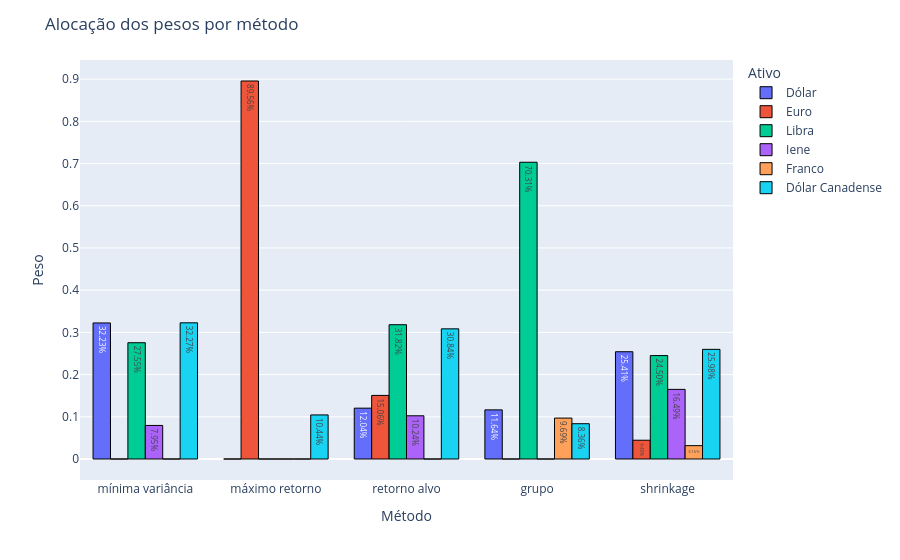

The notebook cell saved with this chart:
### Code cell
import plotly.express as px
import pandas as pd

weights_df = pd.DataFrame({
    "mínima variância": w_minvar.value, 
    "máximo retorno": w_maxret.value,
    "retorno alvo": w_tarret.value,
    "grupo": w_group.value,
    "shrinkage": w_shrink.value,
}, index=assets)

long_df = weights_df.reset_index().melt(
    id_vars=weights_df.index.name or "index",
    var_name="método",
    value_name="peso"
)

long_df = long_df.rename(columns={weights_df.index.name or "index": "ativo"})

fig = px.bar(
    long_df,
    x="método",
    y="peso",
    color="ativo",
    barmode="group",
    text_auto=".2%"
)

fig.update_layout(
    title="Alocação dos pesos por método",
    xaxis_title="Método",
    yaxis_title="Peso",
    legend_title="Ativo"
)

fig.update_traces(
    cliponaxis=False,
    marker_line_color='black',
    marker_line_width=1
)
fig.show()

### Figure 1 — Plotly figure (JSON) as saved in the notebook; plotly's stock layout.template omitted (floating-point values rounded to 4 significant figures)
{"data": [{"alignmentgroup": "True", "cliponaxis": false, "hovertemplate": "ativo=Dólar<br>método=%{x}<br>peso=%{y}<extra></extra>", "legendgroup": "Dólar", "marker": {"color": "#636efa", "line": {"color": "black", "width": 1}, "pattern": {"shape": ""}}, "name": "Dólar", "offsetgroup": "Dólar", "orientation": "v", "showlegend": true, "textposition": "auto", "texttemplate": "%{y:.2%}", "type": "bar", "x": ["mínima variância", "máximo retorno", "retorno alvo", "grupo", "shrinkage"], "xaxis": "x", "y": [0.3223, 4.817e-07, 0.1204, 0.1164, 0.2541], "yaxis": "y"}, {"alignmentgroup": "True", "cliponaxis": false, "hovertemplate": "ativo=Euro<br>método=%{x}<br>peso=%{y}<extra></extra>", "legendgroup": "Euro", "marker": {"color": "#EF553B", "line": {"color": "black", "width": 1}, "pattern": {"shape": ""}}, "name": "Euro", "offsetgroup": "Euro", "orientation": "v", "showlegend": true, "textposition": "auto", "texttemplate": "%{y:.2%}", "type": "bar", "x": ["mínima variância", "máximo retorno", "retorno alvo", "grupo", "shrinkage"], "xaxis": "x", "y": [-2.051e-22, 0.8956, 0.1506, 4.875e-22, 0.0445], "yaxis": "y"}, {"alignmentgroup": "True", "cliponaxis": false, "hovertemplate": "ativo=Libra<br>método=%{x}<br>peso=%{y}<extra></extra>", "legendgroup": "Libra", "marker": {"color": "#00cc96", "line": {"color": "black", "width": 1}, "pattern": {"shape": ""}}, "name": "Libra", "offsetgroup": "Libra", "orientation": "v", "showlegend": true, "textposition": "auto", "texttemplate": "%{y:.2%}", "type": "bar", "x": ["mínima variância", "máximo retorno", "retorno alvo", "grupo", "shrinkage"], "xaxis": "x", "y": [0.2755, 8.456e-07, 0.3182, 0.7031, 0.245], "yaxis": "y"}, {"alignmentgroup": "True", "cliponaxis": false, "hovertemplate": "ativo=Iene<br>método=%{x}<br>peso=%{y}<extra></extra>", "legendgroup": "Iene", "marker": {"color": "#ab63fa", "line": {"color": "black", "width": 1}, "pattern": {"shape": ""}}, "name": "Iene", "offsetgroup": "Iene", "orientation": "v", "showlegend": true, "textposition": "auto", "texttemplate": "%{y:.2%}", "type": "bar", "x": ["mínima variância", "máximo retorno", "retorno alvo", "grupo", "shrinkage"], "xaxis": "x", "y": [0.07952, 7.64e-07, 0.1024, 4.162e-22, 0.1649], "yaxis": "y"}, {"alignmentgroup": "True", "cliponaxis": false, "hovertemplate": "ativo=Franco<br>método=%{x}<br>peso=%{y}<extra></extra>", "legendgroup": "Franco", "marker": {"color": "#FFA15A", "line": {"color": "black", "width": 1}, "pattern": {"shape": ""}}, "name": "Franco", "offsetgroup": "Franco", "orientation": "v", "showlegend": true, "textposition": "auto", "texttemplate": "%{y:.2%}", "type": "bar", "x": ["mínima variância", "máximo retorno", "retorno alvo", "grupo", "shrinkage"], "xaxis": "x", "y": [3.408e-22, -2.965e-07, 1.679e-22, 0.09694, 0.03164], "yaxis": "y"}, {"alignmentgroup": "True", "cliponaxis": false, "hovertemplate": "ativo=Dólar Canadense<br>método=%{x}<br>peso=%{y}<extra></extra>", "legendgroup": "Dólar Canadense", "marker": {"color": "#19d3f3", "line": {"color": "black", "width": 1}, "pattern": {"shape": ""}}, "name": "Dólar Canadense", "offsetgroup": "Dólar Canadense", "orientation": "v", "showlegend": true, "textposition": "auto", "texttemplate": "%{y:.2%}", "type": "bar", "x": ["mínima variância", "máximo retorno", "retorno alvo", "grupo", "shrinkage"], "xaxis": "x", "y": [0.3227, 0.1044, 0.3084, 0.0836, 0.2598], "yaxis": "y"}], "layout": {"barmode": "group", "legend": {"title": {"text": "Ativo"}, "tracegroupgap": 0}, "margin": {"t": 60}, "title": {"text": "Alocação dos pesos por método"}, "xaxis": {"anchor": "y", "domain": [0, 1], "title": {"text": "Método"}}, "yaxis": {"anchor": "x", "domain": [0, 1], "title": {"text": "Peso"}}}}
